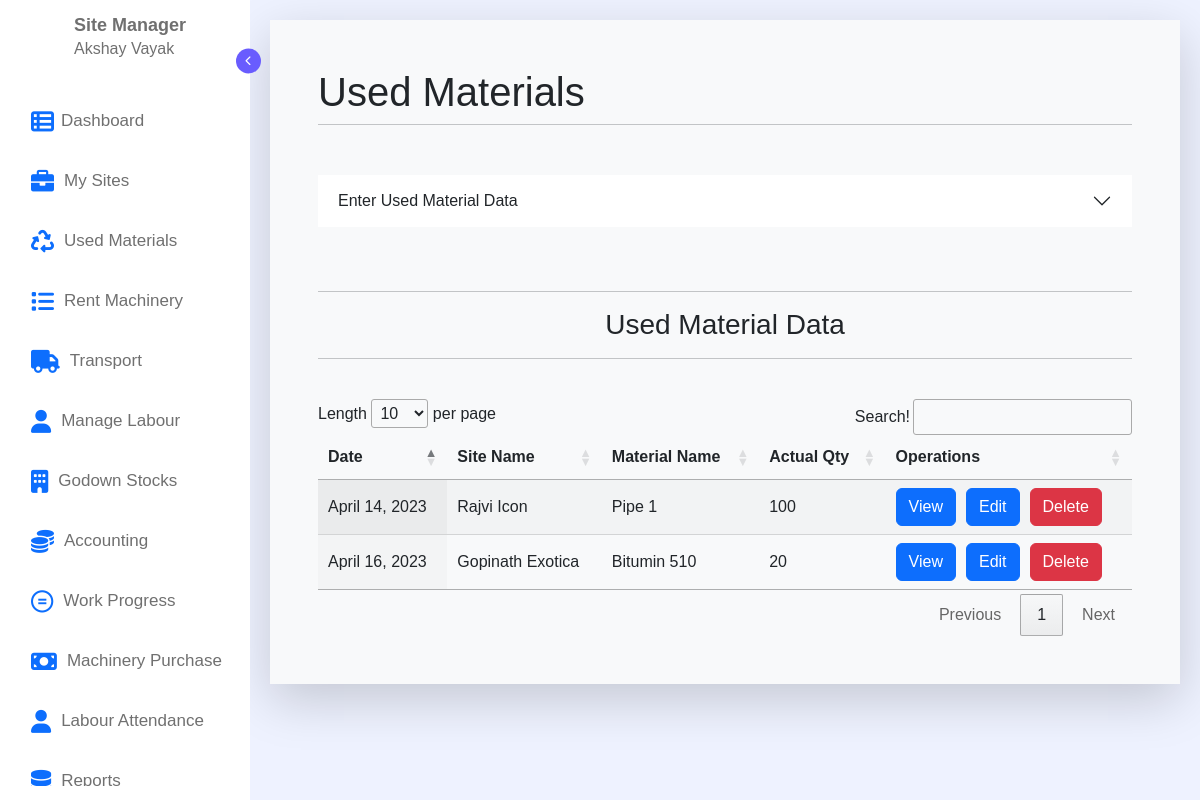
Page /materials/ (signed in) on the earlier database version.
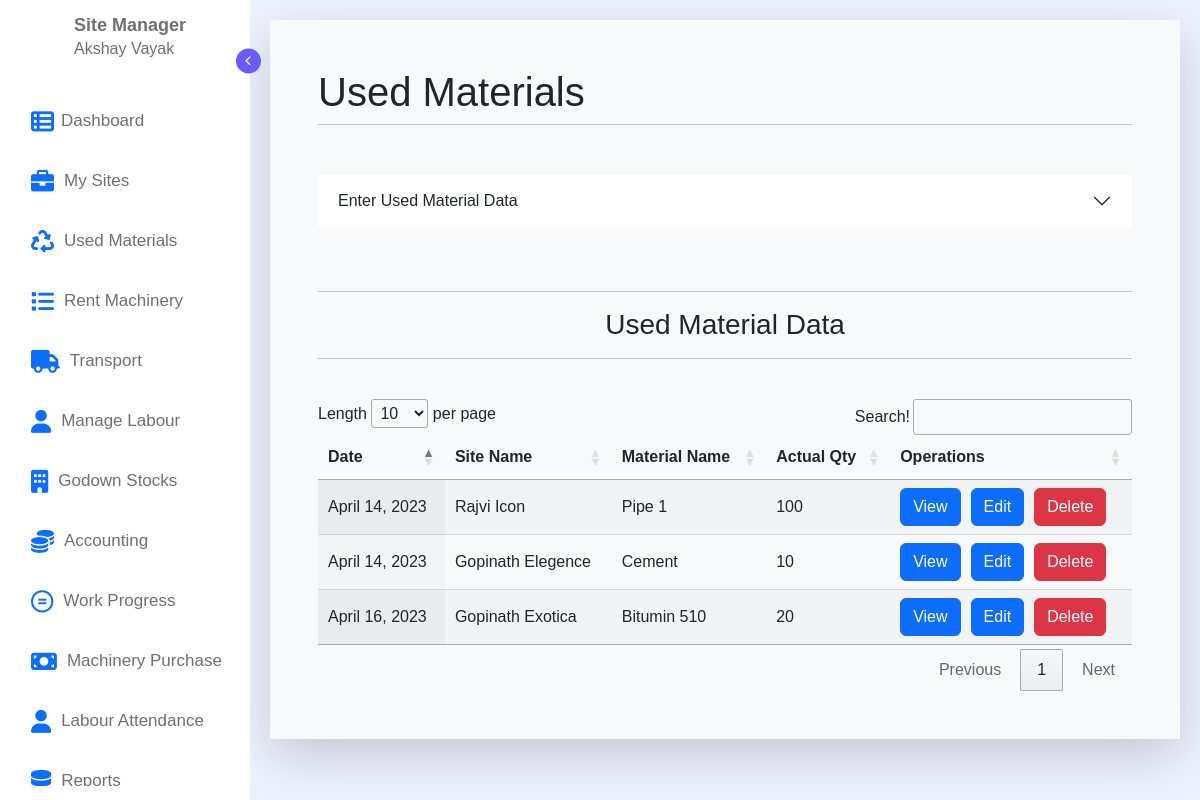
Same page on the later database version.
### Mainpage/models.py (models this page shows, shortened)
class MaterialsData(models.Model):
    id = models.AutoField
    Date = models.DateField(default=datetime.date.today)
    manager_id = models.TextField(max_length=100,default="")
    manager_name = models.TextField(max_length=100,default="")
    site_id = models.IntegerField(default=0)
    site_name = models.TextField(max_length=100,default="")
    Material_name = models.TextField(max_length=100,default="")
    work_details = models.TextField(max_length=200,default="")
    actual_qty = models.IntegerField(default=0)
    Remarks = models.TextField(max_length=100,default="")

### Mainpage/views.py (the view, shortened to what this page needs)
# urls.py: path('materials/',views.ManageMaterial,name="ManageMaterial"),
def ManageMaterial(request):
    if request.user.is_authenticated:
        sites_data = SiteData.objects.filter(manager_user_name_id = request.user.id).all().values()
        material_data = MaterialsData.objects.filter(manager_id = request.user.id).all().values()
        return render(request,"Mainpage/material.html",{"sites_data":sites_data,"material_data":material_data,"tab_name":"MaterialsData","redirect":"/materials/"})
    else:
        return render(request,"Mainpage/material.html")

### Mainpage/templates/Mainpage/material.html (shortened to what this page needs)
{% extends 'Mainpage/navbar.html' %}
{% load static %}
    {% block style %}
    <link rel="stylesheet" href="{% static 'css/material.css' %}">
    {% endblock %}
    {% block body %}
    <div class="container">
        <div class="p-5 bottom-radious bg-light shadow-lg" style="background-color: white;">
            <h1>Used Materials</h1>
            <hr class="my-2">
            <div class="accordion accordion-flush" id="accordionFlushExample">
                <div class="accordion-item">
                    <h2 class="accordion-header">
                        <button class="accordion-button collapsed" type="button" data-bs-toggle="collapse"
                            data-bs-target="#flush-collapseOne" aria-expanded="false" aria-controls="flush-collapseOne">
                            Enter Used Material Data
                        </button>
                    </h2>
                </div>
            </div>
            <br><br>
            <hr>
            <h3 style="text-align: center;">Used Material Data</h3>
            <hr><br>
            <table id="example" class="display" style="width:100%">
                <thead>
                    <tr>
                        <th>Date</th>
                        <th>Site Name</th>
                        <th>Material Name</th>
                        <th>Actual Qty</th>
                        <th>Operations</th>
                    </tr>
                </thead>
                <tbody>
                    {% for i in material_data %}
                    <tr>
                        <td>{{i.Date}}</td>
                        <td>{{i.site_name}}</td>
                        <td>{{i.Material_name}}</td>
                        <td>{{i.actual_qty}}</td>
                        <td style="display: flex;">
                            <form action="/details/" method="post">{% csrf_token %}
                                <button type="submit" class="btn btn-primary">View</button>
                            </form>
                            <form action="/update-form/" method="post" style="margin-left: 10px;">{% csrf_token %}
                                <button type="submit" class="btn btn-primary">Edit</button>
                            </form>
                            <form action="/Delete-Manager/" method="post" style="margin-left: 10px;">{% csrf_token %}
                                <button type="submit" class="btn btn-danger">Delete</button>
                            </form>
                        </td>
                    </tr>
                    {% endfor %}
                </tbody>
            </table>
        </div>
    </div>
    {% endblock %}

### Mainpage/templates/Mainpage/navbar.html (shortened to what this page needs)
{% load static %}
<!doctype html>
<html lang="en">
<head>
    <link rel="stylesheet"
        href="https://cdn.jsdelivr.net/npm/@fortawesome/fontawesome-free@5.15.4/css/fontawesome.min.css"
>
    <link rel="stylesheet" href="https://cdnjs.cloudflare.com/ajax/libs/font-awesome/6.0.0-beta2/css/all.min.css"
 />
    <link href="https://cdn.jsdelivr.net/npm/bootstrap@5.3.0-alpha3/dist/css/bootstrap.min.css" rel="stylesheet"
>
    <link rel="stylesheet" href="{% static 'css/navbar.css' %}">
    <link rel="stylesheet" type="text/css" href="https://cdn.datatables.net/1.10.20/css/jquery.dataTables.min.css">
    {% block style %}
    {% endblock %}
</head>
<body>
    <div class="container">
        <nav class="sidebar">
            <header>
                <div class="image-text">
                    <div class="text logo-text">
                        <span class="name">Site Manager</span>
                        <span class="profession">{{user.first_name}} {{user.last_name}}</span>
                    </div>
                </div>
                <i class="fa-solid fa-chevron-right toggle" style="font-size: 10px;"></i>
            </header>
            <div class="menu-bar">
                <div class="menu">
                    <ul class="menu-links" style="padding: 10px;">
                        <li class="nav-link">
                            <a href="/dashboard/">
                                <i style="font-size:23px; margin-left: 7px;" class="fa">&#xf00b;</i>
                                <span class="text nav-text" style="margin-left: 7px;"> Dashboard</span>
                            </a>
                        </li>
                        <li class="nav-link">
                            <a href="/sites/">
                                <i class="fa-solid fa-briefcase" style="font-size: 23px; margin-left: 7px;"></i>
                                <span class="text nav-text" style="margin-left: 10px;"> My Sites</span>
                            </a>
                        </li>
                        <li class="nav-link">
                            <a href="/materials/">
                                <i class="fa-solid fa-recycle" style="font-size: 23px; margin-left: 7px;"></i>
                                <span class="text nav-text" style="margin-left: 10px;">Used Materials</span>
                            </a>
                        </li>
                        <li class="nav-link">
                            <a href="/manage-machines/">
                                <i class="fa-solid fa-list" style="font-size: 23px; margin-left: 7px;"></i>
                                <span class="text nav-text" style="margin-left: 10px;">Rent Machinery</span>
                            </a>
                        </li>
                        <li class="nav-link">
                            <a href="/transport/">
                                <i class="fa-solid fa-truck" style="font-size: 23px; margin-left: 7px;"></i>
                                <span class="text nav-text" style="margin-left: 10px;">Transport</span>
                            </a>
                        </li>
                        <li class="nav-link">
                            <a href="/labour/">
                                <i class="fa-solid fa-user" style="font-size: 23px; margin-left: 7px;"></i>
                                <span class="text nav-text" style="margin-left: 10px;">Manage Labour</span>
                            </a>
                        </li>
                        <li class="nav-link">
                            <a href="/godown/">
                                <i class="fa-solid fa-building" style="font-size: 23px; margin-left: 7px;"></i>
                                <span class="text nav-text" style="margin-left: 10px;">Godown Stocks</span>
                            </a>
                        </li>
                        <li class="nav-link">
                            <a href="/accounting/">
                                <i class="fa-solid fa-coins" style="font-size: 23px; margin-left: 7px;"></i>
                                <span class="text nav-text" style="margin-left: 10px;">Accounting</span>
                            </a>
                        </li>
                        <li class="nav-link">
                            <a href="/work-progress/">
                                <i class="fa-brands fa-creative-commons-nd"
                                    style="font-size: 23px; margin-left: 7px;"></i>
                                <span class="text nav-text" style="margin-left: 10px;">Work Progress</span>
                            </a>
                        </li>
                        <li class="nav-link">
                            <a href="/purchase-machine/">
                                <i class="fa-solid fa-money-bill" style="font-size: 23px; margin-left: 7px;"></i>
                                <span class="text nav-text" style="margin-left: 10px;">Machinery Purchase</span>
                            </a>
                        </li>
                        <li class="nav-link">
                            <a href="/attendance/">
                                <i class="fa-solid fa-user" style="font-size: 23px; margin-left: 7px;"></i>
                                <span class="text nav-text" style="margin-left: 10px;">Labour Attendance</span>
                            </a>
                        </li>
                        <li class="nav-link">
                            <a href="/reports/">
                                <i class="fa-solid fa-database" style="font-size: 23px; margin-left: 7px;"></i>
                                <span class="text nav-text" style="margin-left: 10px;">Reports</span>
                            </a>
                        </li>
                    </ul>
                </div>
            </div>
        </nav>
        <section class="home">
            {% block body %}
            {% endblock %}
        </section>
    </div>
</body>
</html>

### static/css/navbar.css (style rules this page uses)
* { margin: 0; padding: 0; box-sizing: border-box; font-family: "Poppins", sans-serif; }
:root { --body-color: #eef2ff; --sidebar-color: #fff; --primary-color: #695cfe; --primary-color-light: #f6f5ff; --toggle-color: #ddd; --text-color: #707070; --tran-03: all 0.2s ease; --tran-03: all 0.3s ease; --tran-04: all 0.3s ease; --tran-05: all 0.3s ease; }
body { min-height: 100vh; background-color: var(--body-color); transition: var(--tran-05); }
.container { display: flex; }
.sidebar { position: fixed; top: 0; left: 0; height: 100%; width: 250px; padding: 10px 14px; background: var(--sidebar-color); transition: var(--tran-05); z-index: 100; }
.sidebar li { height: 50px; list-style: none; display: flex; align-items: center; margin-top: 10px; }
.sidebar .text, .sidebar .icon { color: var(--text-color); transition: var(--tran-03); }
.sidebar .text { font-size: 17px; font-weight: 300; white-space: nowrap; opacity: 1; }
.sidebar header { position: relative; }
.sidebar header .image-text { display: flex; align-items: center; }
.sidebar header .logo-text { display: flex; flex-direction: column; }
header .image-text .name { margin-top: 2px; font-size: 18px; font-weight: 600; }
header .image-text .profession { font-size: 16px; margin-top: -2px; display: block; }
.sidebar header .toggle { position: absolute; right: -25px; transform: translateY(-50%) rotate(180deg); height: 25px; width: 25px; background-color: var(--primary-color); color: var(--sidebar-color); border-radius: 50%; display: flex; align-items: center; justify-content: center; font-size: 22px; cursor: pointer; transition: var(--tran-05); }
.sidebar .menu { margin-top: 15px; }
.sidebar li a { list-style: none; height: 100%; background-color: transparent; display: flex; align-items: center; height: 100%; width: 100%; border-radius: 6px; text-decoration: none; transition: var(--tran-03); }
.sidebar .menu-bar { height: calc(100% - 55px); display: flex; flex-direction: column; justify-content: space-between; overflow-y: scroll; }
@media (min-width: 501px) { .home { position: absolute; top: 0; top: 0; left: 250px; height: 100vh; width: calc(100% - 250px); background-color: var(--body-color); transition: var(--tran-05); } }

### static/css/material.css (style rules this page uses)
.container { padding: 20px; display: block; }
.container .accordion { margin-top: 50px; background: white; }

Differences in the rows shown:
added MaterialsData: Date "April 14, 2023", site_name "Gopinath Elegence", Material_name "Cement", actual_qty "10"
